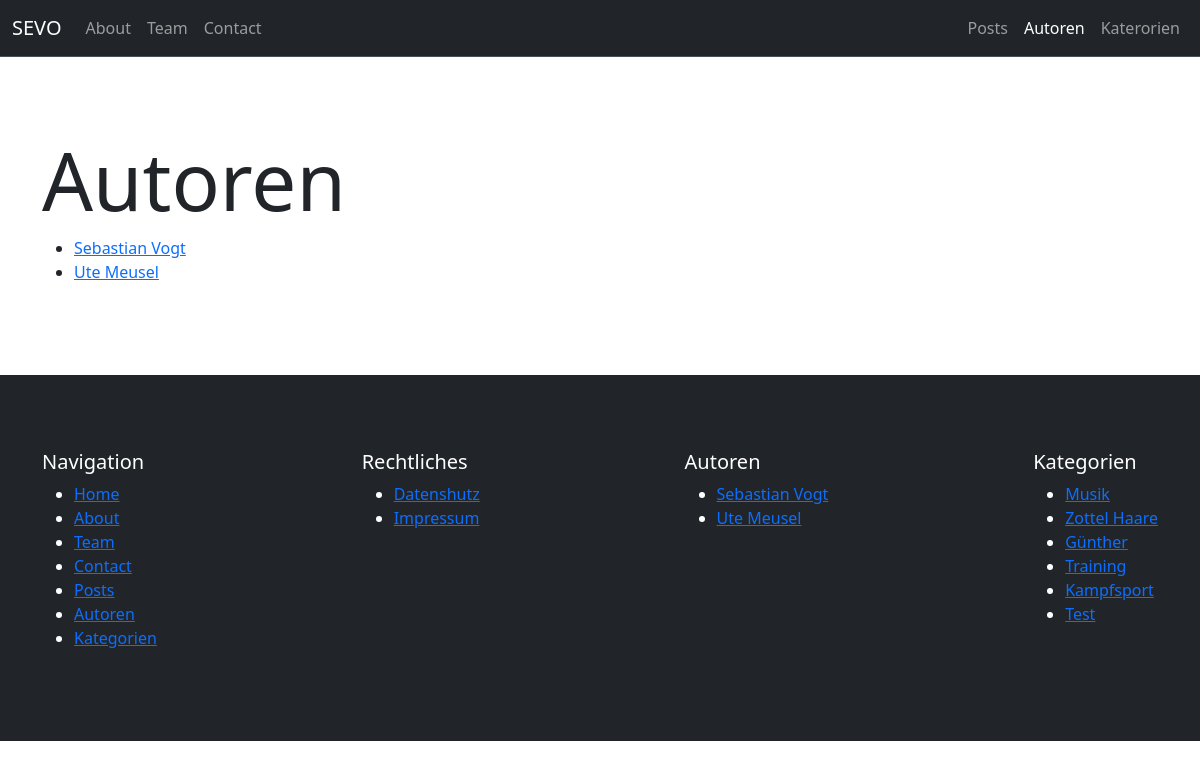
Page /author/ on the committed database.
### pages/models.py (models this page shows, shortened)
class Page(models.Model):
    class Templates(models.TextChoices):
        FULL_WIDTH = "Fullwidth"
        CONTAINER = "Container"
        FULL_WIDTH_WITH_HEADER = "Fullwidth with header"
        CONTAINER_WITH_HEADER = "Container with header"
    title = models.CharField(max_length=255)
    slug = models.SlugField(unique=True, blank=True)
    index = models.IntegerField(default=1)
    content = models.TextField()
    featured_image = models.ForeignKey(Image, on_delete=models.SET_NULL, null=True, blank=True)
    published = models.BooleanField(default=True)
    is_home = models.BooleanField(default=False)
    template = models.CharField(max_length=100, choices=Templates.choices, default=Templates.CONTAINER)
    created_at = models.DateTimeField(auto_now_add=True)
    updated_at = models.DateTimeField(auto_now=True)

### author/models.py (models this page shows, shortened)
class Author(models.Model):
    firstname = models.CharField(max_length=100)
    lastname = models.CharField(max_length=100)
    nickname = models.CharField(max_length=100, blank=True)
    email = models.EmailField(null=True)
    slug = models.SlugField(unique=True, default="")
    def get_fullname(self):
        return f"{self.firstname} {self.lastname}"

### blog/models.py (models this page shows, shortened)
class Category(models.Model):
    name = models.CharField(max_length=100, unique=True, db_index=True)
    slug = models.SlugField(unique=True, default="")
    class Meta:
        verbose_name_plural = "Categories"

### author/views.py (the view)
# urls.py: path("", views.index, name="author-index"),
def index(request):
        authors = models.Author.objects.all()
        return render(request, "author/index.html", {
        "title": "Autoren",
        "authors": authors
    })

### utils/context_processors.py (called while the page is built)
def menus_context(request):
    menu_main = Menu.objects.get(name="Main")
    menu_meta = Menu.objects.get(name="Meta")
    pages_main = menu_main.pages.filter(published=True).order_by("index")
    pages_meta = menu_meta.pages.filter(published=True).order_by("index")
    categories = Category.objects.all()
    authors = Author.objects.all()
    return {
        "pages_main": pages_main,
        "pages_meta": pages_meta,
        "categories": categories,
        "authors": authors
    }

### author/templates/author/index.html (shortened to what this page needs)
{% extends "base.html" %}
{% block content %}
    <div class="container section-padding">
        <h1 class="display-1">{{ title|title }}</h1>
        {% if authors %}
            <ul>
                {% for author in authors %}
                    <li>
                        <a href="{% url "author-single-slug" slug=author.slug %}">{{ author.get_fullname }}</a>
                    </li>
                {% endfor %}
            </ul>
        {% else %}
            <p>Keine Autoren vorhanden</p>
        {% endif %}
    </div>
{% endblock %}

### templates/partials/_navbar.html (shortened to what this page needs)
<nav class="navbar navbar-expand-lg bg-dark border-bottom border-body" data-bs-theme="dark">
    <div class="container-fluid">
      <a class="navbar-brand" href="{% url "homepage" %}">SEVO</a>
      <div class="collapse navbar-collapse" id="navbarNav">
        <ul class="navbar-nav me-auto">
            {% for page in pages_main %}
                {% if page.is_home == False %}
                    <li class="nav-item">
                        <a class="nav-link" href="{% url "pages-page-single-slug" slug=page.slug %}">{{ page.title|title }}</a>
                    </li>
                {% endif %}
            {% endfor %}
        </ul>
        <ul class="navbar-nav d-flex">
            <li class="nav-item">
                <a class="nav-link{% if "post" in request.path %} active{% endif %}"{% if "post" in request.path %} aria-current="page"{% endif %} href="{% url "blog-posts" %}">Posts</a>
            </li>
            <li class="nav-item">
                <a class="nav-link{% if "author" in request.path %} active{% endif %}"{% if "author" in request.path %} aria-current="page"{% endif %} href="{% url "author-index" %}">Autoren</a>
            </li>
            <li class="nav-item">
                <a class="nav-link{% if "categor" in request.path %} active{% endif %}"{% if "categor" in request.path %} aria-current="page"{% endif %} href="{% url "blog-categories" %}">Katerorien</a>
            </li>
        </ul>
      </div>
    </div>
  </nav>

### templates/partials/_navigation_main.html
<nav>
    <ul>
        {% for page in pages_main %}
            <li><a class="{% if page.title|lower in request.path or page.is_home and request.path == "/" %}active{% endif %}" href="{% url "pages-page-single-slug" slug=page.slug %}">{{ page.title }}</a></li>
        {% endfor %}
        <li><a href="{% url "blog-posts" %}">Posts</a></li>
        <li><a href="{% url "author-index" %}">Autoren</a></li>
        <li><a href="{% url "blog-categories" %}">Kategorien</a></li>
    </ul>
</nav>

### templates/partials/_navigation_meta.html
<nav>
    <ul>
        {% for page in pages_meta %}
            <li><a class="{% if page.title|lower in request.path or page.is_home and request.path == "/" %}active{% endif %}" href="{% url "pages-page-single-slug" slug=page.slug %}">{{ page.title }}</a></li>
        {% endfor %}
    </ul>
</nav>

### templates/partials/_navigation_authors.html
<nav>
    {% if authors %}
        <ul>
            {% for author in authors %}
                <li><a class="{% if author.name|lower in request.path %}active{% endif %}" href="{% url "author-single-slug" slug=author.slug %}">{{ author.get_fullname }}</a></li>
            {% endfor %}
        </ul>
    {% else %}
        <p>Keine Autoren vorhanden</p>
    {% endif %}
</nav>

### templates/partials/_navigation_categories.html
<nav>
    {% if categories %}
        <ul>
            {% for category in categories %}
                <li><a class="{% if category.name|lower in request.path %}active{% endif %}" href="{% url "blog-category-slug" slug=category.slug %}">{{ category.name }}</a></li>
            {% endfor %}
        </ul>
    {% else %}
        <p>Keine Kategorien vorhanden</p>
    {% endif %}
</nav>

### static/css/style.css (style rules this page uses)
.section-padding { padding-top: 75px; padding-bottom: 75px; }

### rows in the picture
Page: title "About"
Page: title "Team"
Page: title "Contact"
Author: get_fullname "Sebastian Vogt"
Author: get_fullname "Ute Meusel"
Page: title "Home"
Page: title "Datenshutz"
Page: title "Impressum"
Category: name "Musik"
Category: name "Zottel Haare"
Category: name "Günther"
Category: name "Training"
Category: name "Kampfsport"
Category: name "Test"

### other values in the picture
{{ title|title }} "Autoren"
